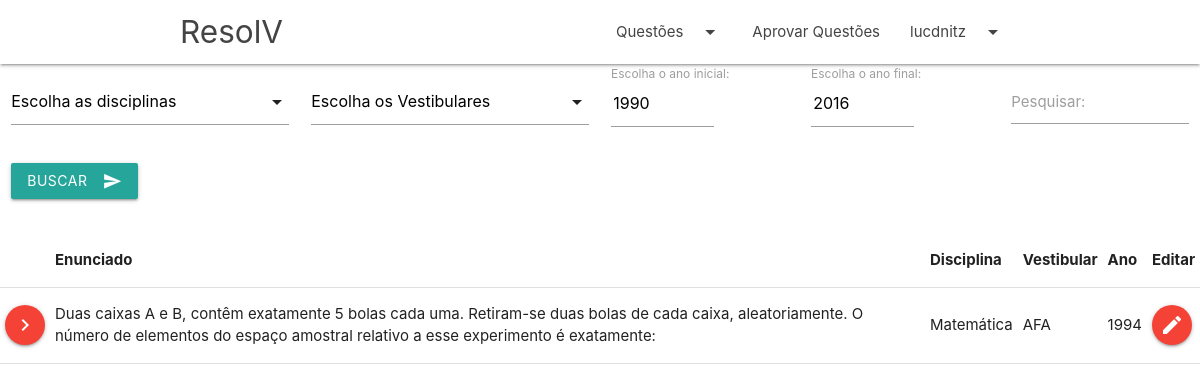
The page /buscar.php (signed in) on the database its author committed.
### tables this page shows
CREATE TABLE `usuario` (
  `Nome` varchar(45) DEFAULT NULL,
  `Email` varchar(45) DEFAULT NULL,
  `Apelido` varchar(45) DEFAULT NULL,
  `Senha` varchar(200) DEFAULT NULL,
  `ID_Usuario` int(11) NOT NULL
);

CREATE TABLE `questao` (
  `ID_Questao` int(11) NOT NULL,
  `Enunciado` varchar(2000) DEFAULT NULL,
  `Solucao` varchar(2000) DEFAULT NULL,
  `Ano` int(11) DEFAULT NULL,
  `Aprovada` tinyint(4) DEFAULT NULL,
  `fk_Disciplina_ID_Disciplina` int(11) DEFAULT NULL,
  `fk_Usuario_ID_Usuario` int(11) DEFAULT NULL,
  `dataCriada` date DEFAULT NULL,
  `fk_Alternativa_ID_Alternativa` int(11) DEFAULT NULL,
  `fk_Vestibular_ID` int(11) DEFAULT NULL
);

CREATE TABLE `disciplina` (
  `ID_Disciplina` int(11) NOT NULL,
  `Nome` varchar(45) DEFAULT NULL
);

CREATE TABLE `vestibular` (
  `ID` int(11) NOT NULL,
  `Nome` varchar(40) DEFAULT NULL
);

### buscar.php (the view, shortened to what this page needs)
<!DOCTYPE html>
<html lang="pt-br">
	<head>
		<link href="css/materialize.css" type="text/css" rel="stylesheet" media="screen,projection"/>
		<link href="css/style.css" type="text/css" rel="stylesheet" media="screen,projection"/>
	</head>
	<body>
		<?php include 'header.php';?>
		<form action= "" method='POST' class = "row">
			<div class="input-field col s12 m3">
			</div>
			<div class="input-field col s12 m3">
			</div>
			<div class="input-field col s6 m2">
				<label for="ano-comeco"> Escolha o ano inicial:</label>
				<input name="ano-comeco" type="number" min="1900" max="2099" step="1" value="1990" />
			</div>
			<div class="input-field col s6 m2">
				<label for="ano-fim"> Escolha o ano final:</label>
				<input name="ano-fim" type="number" min="1900" max="2099" step="1" value="2016" />
			</div>
			<div class="input-field col s12 m2">
				<textarea id="textarea1" name = "termo" class="materialize-textarea"></textarea>
				<label for="textarea1">Pesquisar:</label>
			</div>
			<div class="input-field col s12">
				<button class="btn waves-effect waves-light" type="submit" name="action">Buscar
					<i class="material-icons right">send</i>
				</button>
			</div>
		</form>
		<table>
			<thead>
				<th></th>
				<th> Enunciado </th>
				<th> Disciplina </th>
				<th>Vestibular</th>
				<th>Ano</th>
				<?php
					$admin = array(1,2);
					if(isset($_SESSION['login']) && in_array($_SESSION['idUsuarioSessao'], $admin)){
						echo "<th>Editar</th>";
					}
				?>
			</thead>
			<tbody>
				<?php
							$servername = "localhost";
							$username = "root";
							$password = "usbw";
							$database = "baseresolv";
							$conn = mysqli_connect($servername, $username, $password,$database);
							mysqli_set_charset($conn,"utf8");
						if(isset($_POST['action'])){
							$anoComeco = $_REQUEST["ano-comeco"];
							$anoFim = $_REQUEST["ano-fim"];
							$Enunciado = $_REQUEST["termo"];
							$sql = "SELECT Enunciado, ID_Questao, vestibular.nome 'Vestibular', disciplina.nome 'disciplina', disciplina.ID_Disciplina 'idDisc', Ano from questao inner join disciplina on (questao.fk_Disciplina_ID_Disciplina = disciplina.ID_Disciplina) inner join vestibular on (questao.fk_Vestibular_ID = vestibular.ID) where Enunciado like '%{$Enunciado}%' and questao.ano >= $anoComeco and questao.ano <= $anoFim and Aprovada = 1";
							if(isset($_REQUEST["vestibulares"])){
								$vestibulares =  "(".implode(",",$_REQUEST["vestibulares"]).")";
								$sql = $sql." and questao.fk_Vestibular_ID in $vestibulares";
							}
							if(isset($_REQUEST["disciplinas"])){
								$disciplinas =  "(".implode(",",$_REQUEST["disciplinas"]).")";
								$sql = $sql." and questao.fk_Disciplina_ID_Disciplina in $disciplinas";
							}
							$result = $conn->query($sql);
							if ($result and $result->num_rows > 0) {
								while($row = $result->fetch_assoc()) {
									echo "
										<tr>
											<td> <button type='button' class='btn-floating waves-effect waves-light red' onclick=\"window.location='/questao.php?questao={$row["idDisc"]}&clicou=0&ID={$row["ID_Questao"]}'\"><i class='material-icons'>navigate_next</i></button>
											<td>
												{$row["Enunciado"]}
											</td>
											<td>
												{$row["disciplina"]}
											</td>
											<td>
												{$row["Vestibular"]}
											</td>
											<td>
												{$row["Ano"]}
											</td>
											";
									if(isset($_SESSION['login']) && in_array($_SESSION['idUsuarioSessao'], $admin)){
										echo "<td><button type='button' class='btn-floating waves-effect waves-light red' onclick=\"window.location='/editar_questao.php?ID={$row["ID_Questao"]}'\"><i class='material-icons'>edit</i></button></td>";
									}
									echo "</tr>";
								}
							}
						} else{
							$sql = "SELECT Enunciado, ID_Questao, vestibular.nome 'Vestibular', disciplina.nome 'disciplina', disciplina.ID_Disciplina 'idDisc', Ano from questao inner join disciplina on (questao.fk_Disciplina_ID_Disciplina = disciplina.ID_Disciplina) inner join vestibular on (questao.fk_Vestibular_ID = vestibular.ID) where aprovada=1;";
							$result = $conn->query($sql);
							if ($result and $result->num_rows > 0) {
								while($row = $result->fetch_assoc()) {
									echo "
										<tr>
											<td> <button type='button' class='btn-floating waves-effect waves-light red' onclick=\"window.location='/questao.php?questao={$row["idDisc"]}&clicou=0&ID={$row["ID_Questao"]}'\"><i class='material-icons'>navigate_next</i></button>
											<td>
												{$row["Enunciado"]}
											</td>
											<td>
												{$row["disciplina"]}
											</td>
											<td>
												{$row["Vestibular"]}
											</td>
											<td>
												{$row["Ano"]}
											</td>
											";
									if(isset($_SESSION['login']) && in_array($_SESSION['idUsuarioSessao'], $admin)){
										echo "<td><button type='button' class='btn-floating waves-effect waves-light red' onclick=\"window.location='/editar_questao.php?ID={$row["ID_Questao"]}'\"><i class='material-icons'>edit</i></button></td>";
									}
									echo "</tr>";
								}
							}
						}
				?>
			</tbody>
		</table>
	</body>
</html>

### header.php (shortened to what this page needs)
<header>
  <nav class="white" role="navigation">
    <div class="nav-wrapper container">
      <a id="logo-container" href="index.php" class="brand-logo">ResolV</a>
      <ul class="right hide-on-med-and-down">
	<li>
		<a class="dropdown-trigger" href="#!" data-target="dropdown1">Questões<i class="material-icons right">arrow_drop_down</i></a>
	</li>
	<?php
		if(isset($_SESSION['login'])){
			$admin = array(1,2);
			$servername = "localhost";
			$username = "root";
			$password = "usbw";
			$database = "baseresolv";
			$conn = mysqli_connect($servername, $username, $password,$database);
			mysqli_set_charset($conn,"utf8");
			$idUser = $_SESSION['idUsuarioSessao'];
			$sql = "SELECT Apelido FROM usuario WHERE ID_Usuario=$idUser";
			$result = $conn->query($sql);
			$apelido = $result->fetch_assoc()['Apelido'];
			if(in_array($_SESSION['idUsuarioSessao'], $admin)){
				echo "<li><a href='aprovar_questao.php'>Aprovar Questões</a></li>";
			}
			echo '<li><a class="dropdown-trigger" href="#!" data-target="dropdown3">'.html_entity_decode($apelido).'<i class="material-icons right">arrow_drop_down</i></a></li>';
		}
	?>
      </ul>
    </div>
  </nav>
</header>

### css/style.css (style rules this page uses)
nav ul a, nav .brand-logo { color: #444; }

### rows shown on the page
usuario: Apelido "lucdnitz"
questao: Enunciado "Duas caixas A e B, contêm exatamente 5 bolas cada uma. Retiram-se duas bolas de cada caixa, aleatoriamente. O número de elementos do espaço amostral relativo a esse experimento é exatamente:", fk_Disciplina_ID_Disciplina.Nome "Matemática", fk_Vestibular_ID.Nome "AFA", Ano "1994"
